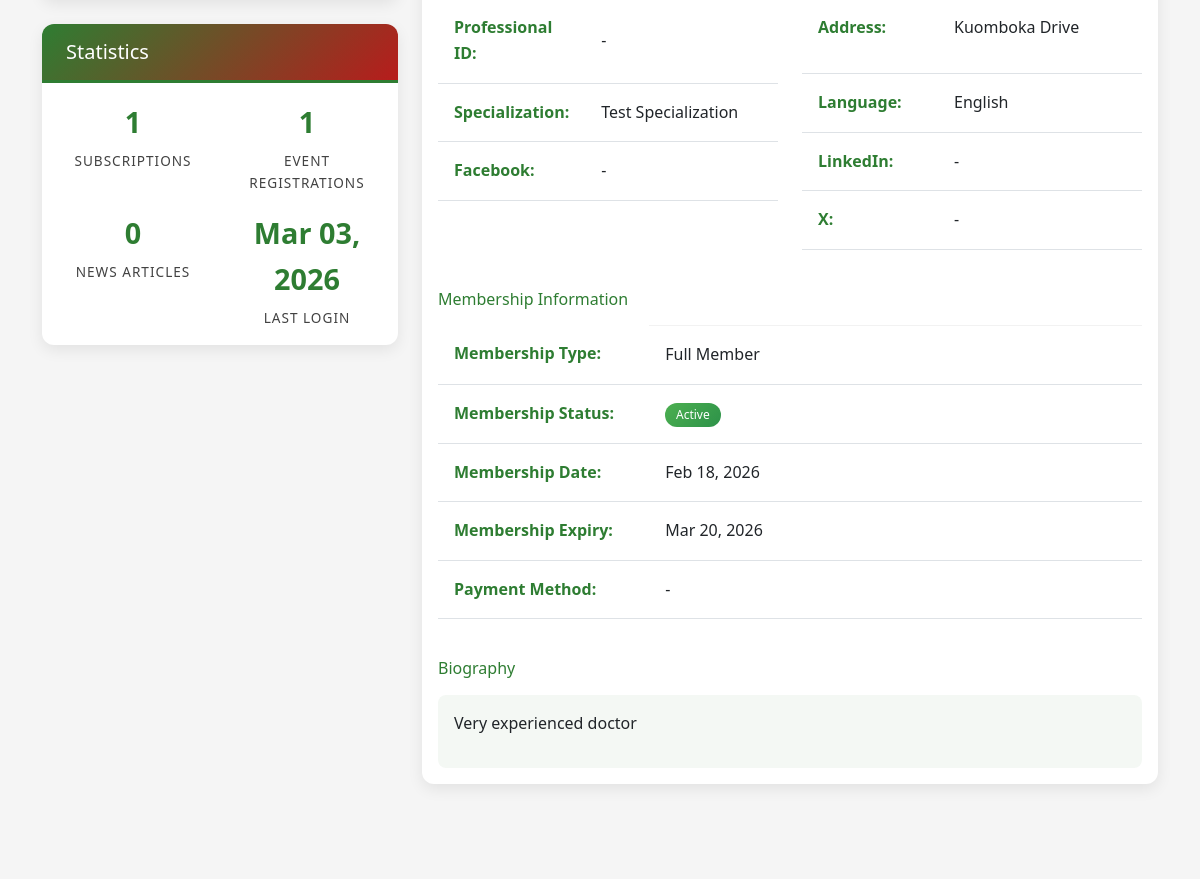
The page /accounts/users/2/profile/ (signed in, middle part) on the database as committed earlier.
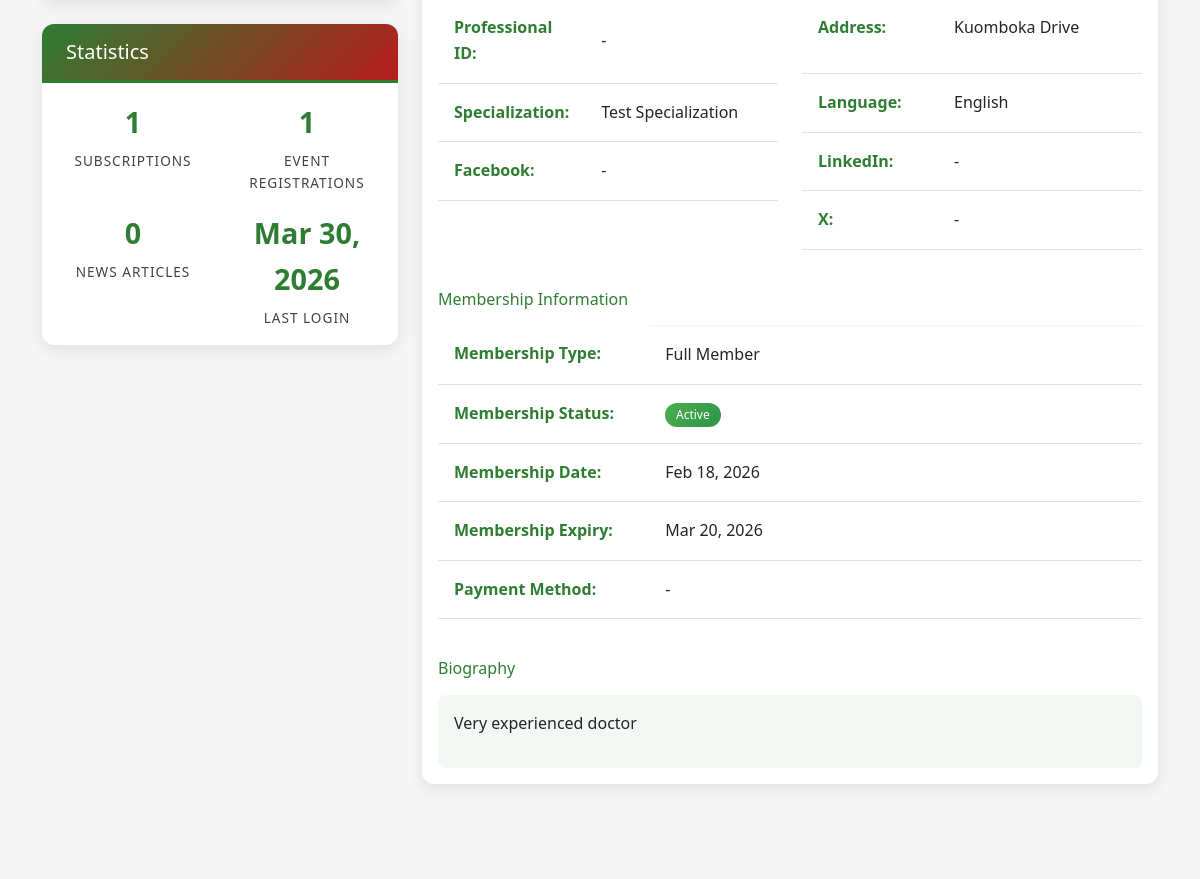
The same page on the database as committed later.
### accounts_app/models.py (models this page shows, shortened)
class CustomUser(AbstractUser):
    SOCIAL_FIELDS = ('facebook_url', 'linkedin_url', 'x_url')
    email = models.EmailField(
        _('email address'),
        unique=True,
        blank=False,
        null=False,
        error_messages={
            'unique': _("A user with that email already exists."),
        }
    )
    username = models.CharField(
        _('username'),
        max_length=150,
        blank=True,  # Make it optional since we use email
        null=True,
        unique=False,
        help_text=_('Required. 150 characters or fewer. Letters, digits and @/./+/-/_ only.'),
    )
    title = models.CharField(_('Title'), max_length=10, blank=True,
                             choices=[('Dr.', 'Dr.'), ('Prof.', 'Prof.'), ('Eng.', 'Eng.'), ('Mr.', 'Mr.'), ('Ms.', 'Ms.')])
    phone = models.CharField(_('Phone Number'), max_length=20, blank=True)
    professional_id = models.CharField(_('Professional ID'), max_length=50, blank=True)
    specialization = models.CharField(_('Specialization'), max_length=100, blank=True)
    institution = models.CharField(_('Institution/Organization'), max_length=200, blank=True)
    position = models.CharField(_('Position'), max_length=100, blank=True)
    country = models.CharField(_('Country'), max_length=100, blank=True)
    city = models.CharField(_('City'), max_length=100, blank=True)
    address = models.TextField(_('Address'), blank=True)
    profile_picture = models.ImageField(_('Profile Picture'), upload_to='profile_pics/', blank=True)
    bio = models.TextField(_('Biography'), blank=True)
    facebook_url = models.URLField(_('Facebook URL'), blank=True, null=True)
    linkedin_url = models.URLField(_('LinkedIn URL'), blank=True, null=True)
    x_url = models.URLField(_('X URL'), blank=True, null=True)
    membership_type = models.CharField(_('Membership Type'), max_length=50, blank=True,
                                       choices=[('FULL', 'Full Member'), ('AFFILIATE', 'Affiliate Member'),
                                                ('ASSOCIATE', 'Associate Member'), ('HONORARY', 'Honorary Member')])
    membership_status = models.CharField(_('Membership Status'), max_length=20, default='PENDING', blank=True,
                                         choices=[('ACTIVE', 'Active'), ('PENDING', 'Pending'),
                                                  ('EXPIRED', 'Expired'), ('SUSPENDED', 'Suspended')])
    membership_date = models.DateField(_('Membership Date'), null=True, blank=True)
    membership_expiry = models.DateField(_('Membership Expiry'), null=True, blank=True)
    payment_method = models.CharField(_('Preferred Payment Method'), max_length=50, blank=True)
    language = models.CharField(_('Preferred Language'), max_length=10, default='en', blank=True, choices=[('en', 'English'), ('fr', 'French')])
    is_verified = models.BooleanField(_('Verified'), default=False)
    verification_date = models.DateTimeField(_('Verification Date'), null=True, blank=True)
    created_at = models.DateTimeField(auto_now_add=True)
    updated_at = models.DateTimeField(auto_now=True)
    USERNAME_FIELD = 'email'
    REQUIRED_FIELDS = []  # No required fields for createsuperuser command
    class Meta:
        verbose_name = _('User')
        verbose_name_plural = _('Users')

### accounts_app/views.py (the view)
# urls.py: path('users/<int:pk>/profile/', views.user_profile_view, name='user_profile'),
@login_required
def user_profile_view(request, pk):
    if not request.user.is_superuser:
        messages.error(request, _('You do not have permission to access this page.'))
        return redirect('dashboard')
    user = get_object_or_404(User, pk=pk)
    subscriptions = user.subscriptions.all().order_by('-created_at')
    event_registrations = user.event_registrations.all().order_by('-registration_date')
    news_articles = user.news_articles.all().order_by('-publish_date')
    context = {
        'user_profile': user,
        'subscriptions': subscriptions,
        'event_registrations': event_registrations,
        'news_articles': news_articles,
        'is_own_profile': False,
    }
    return render(request, 'accounts_app/user_profile.html', context)

### ABEA_Project/context_processors.py (called while the page is built)
def language_switcher_context(request):
    current_language = get_language() or settings.LANGUAGE_CODE
    languages = []
    for code, _name in settings.LANGUAGES:
        meta = LANGUAGE_META.get(code, {
            "code": code,
            "name": code.upper(),
            "native_name": code.upper(),
            "flag": "🌍",
        })
        languages.append(meta)
    current_language_meta = LANGUAGE_META.get(current_language, {
        "code": current_language,
        "name": current_language.upper(),
        "native_name": current_language.upper(),
        "flag": "🌍",
    })
    return {
        "language_switcher_languages": languages,
        "current_language_meta": current_language_meta,
    }

### templates/accounts_app/user_profile.html (shortened to what the changed rows need)
{% extends 'base.html' %}
{% load static %}
{% load i18n %}
{% block content %}
<div class="container-fluid py-4">
    <div class="container">
        <div class="row">
            <div class="col-lg-4 mb-4">
                <div class="card mt-4">
                    <div class="card-body">
                        <div class="row text-center">
                            <div class="col-6">
                                <div class="stat-number" style="color: var(--primary-green);">{% if user_profile.last_login %}{{ user_profile.last_login|date:"M d, Y" }}{% else %}{% trans "Never" %}{% endif %}</div>
                                <div class="stat-label" style="color: var(--dark-gray);">{% trans "Last Login" %}</div>
                            </div>
                        </div>
                    </div>
                </div>
            </div>
            <div class="col-lg-8">
                <div class="tab-content" id="userProfileTabContent">
                    <div class="tab-pane fade show active" id="profile" role="tabpanel" aria-labelledby="profile-tab">
                        <div class="card">
                            <div class="card-body">
                                <div class="row">
                                    <div class="col-md-6">
                                        <table class="table table-sm">
                                            <tr>
                                                <th>{% trans "Professional ID" %}:</th>
                                                <td>{{ user_profile.professional_id|default:"-" }}</td>
                                            </tr>
                                            <tr>
                                                <th>{% trans "Specialization" %}:</th>
                                                <td>{{ user_profile.specialization|default:"-" }}</td>
                                            </tr>
                                            <tr>
                                                <th>{% trans "Facebook" %}:</th>
                                            </tr>
                                        </table>
                                    </div>
                                    <div class="col-md-6">
                                        <table class="table table-sm">
                                            <tr>
                                                <th>{% trans "Address" %}:</th>
                                                <td>{{ user_profile.address|default:"-"|linebreaks }}</td>
                                            </tr>
                                            <tr>
                                                <th>{% trans "Language" %}:</th>
                                                <td>{{ user_profile.get_language_display|default:"-" }}</td>
                                            </tr>
                                            <tr>
                                                <th>{% trans "LinkedIn" %}:</th>
                                            </tr>
                                            <tr>
                                                <th>{% trans "X" %}:</th>
                                            </tr>
                                        </table>
                                    </div>
                                </div>
                                <div class="row mt-4">
                                    <div class="col-12">
                                        <table class="table table-sm">
                                            <tr>
                                                <th width="30%">{% trans "Membership Type" %}:</th>
                                                <td>{{ user_profile.get_membership_type_display|default:"Not a member" }}</td>
                                            </tr>
                                            <tr>
                                                <th>{% trans "Membership Status" %}:</th>
                                                <td>
                                                    <span class="badge"
                                                        style="{% if user_profile.membership_status == 'ACTIVE' %}background: linear-gradient(135deg, var(--secondary-green), #2d9249);
                                                        {% elif user_profile.membership_status == 'PENDING' %}background: linear-gradient(135deg, var(--accent-yellow), #e6a800); color: #333;
                                                        {% elif user_profile.membership_status == 'EXPIRED' %}background: linear-gradient(135deg, var(--accent-red), #d32f2f);
                                                        {% else %}background: var(--medium-gray);{% endif %}">
                                                        {{ user_profile.get_membership_status_display|default:"-" }}
                                                    </span>
                                                </td>
                                            </tr>
                                            <tr>
                                                <th>{% trans "Membership Date" %}:</th>
                                                <td>{{ user_profile.membership_date|date:"M d, Y"|default:"-" }}</td>
                                            </tr>
                                            <tr>
                                                <th>{% trans "Membership Expiry" %}:</th>
                                                <td>{{ user_profile.membership_expiry|date:"M d, Y"|default:"-" }}</td>
                                            </tr>
                                            <tr>
                                                <th>{% trans "Payment Method" %}:</th>
                                                <td>{{ user_profile.payment_method|default:"-" }}</td>
                                            </tr>
                                        </table>
                                    </div>
                                </div>
                                {% if user_profile.bio %}
                                <div class="row mt-4">
                                    <div class="col-12">
                                        <h6 class="mb-3" style="color: var(--primary-green);">{% trans "Biography" %}</h6>
                                        <div class="p-3" style="background-color: rgba(46, 125, 50, 0.05); border-radius: 8px;">
                                            {{ user_profile.bio|linebreaks }}
                                        </div>
                                    </div>
                                </div>
                                {% endif %}
                            </div>
                        </div>
                    </div>
                </div>
            </div>
        </div>
    </div>
</div>
{% endblock %}

Rows that differ between the two databases and show on the page:
changed CustomUser "Test Specialization": last_login "Mar 03, 2026" → "Mar 30, 2026"
